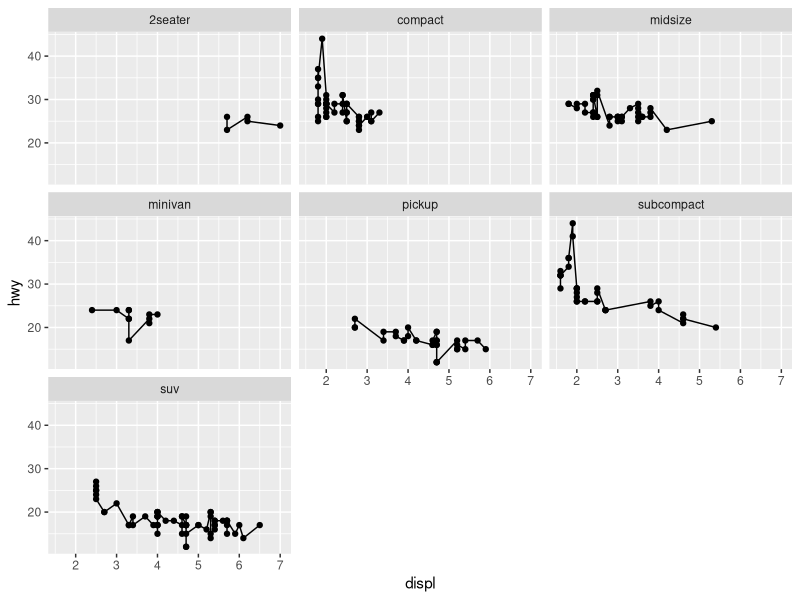
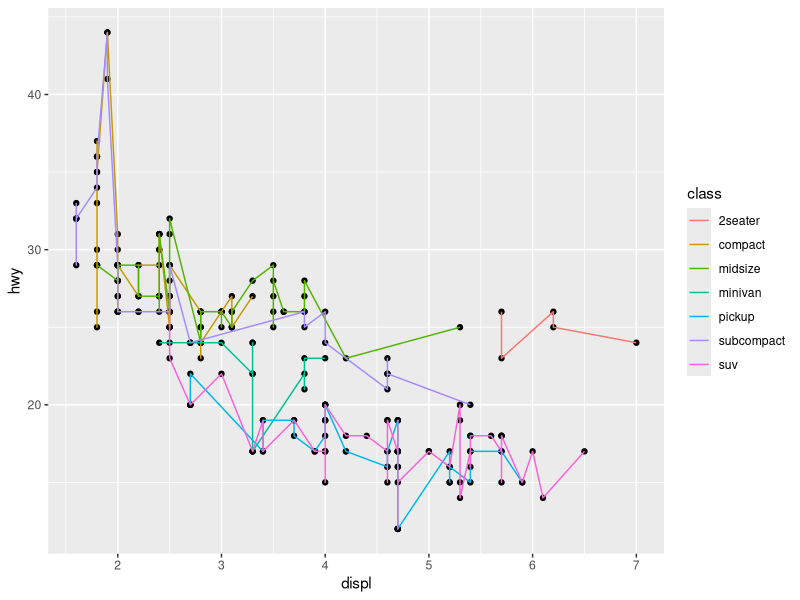
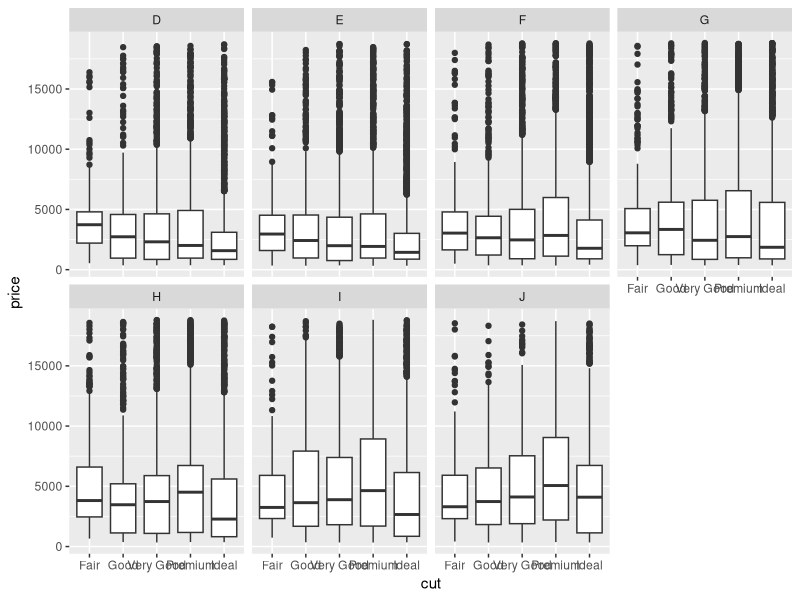

Write R code to recreate these figures, in order.
## ---- chunk 1
# Load required packages
library(ggplot2)
## ---- chunk 2
ggplot(data=mpg) + geom_point(aes(x=displ,y=hwy)) + facet_wrap(~class,nrow=3) +
  geom_line(aes(x=displ,y=hwy))
## ---- chunk 3
ggplot(data=mpg) + geom_point(aes(x=displ,y=hwy)) +
  geom_line(aes(x=displ,y=hwy,color=class))
## ---- chunk 4
ggplot(data = diamonds) +
  geom_boxplot(aes(x=cut, y=price)) +
  facet_wrap(~color,nrow=2)
